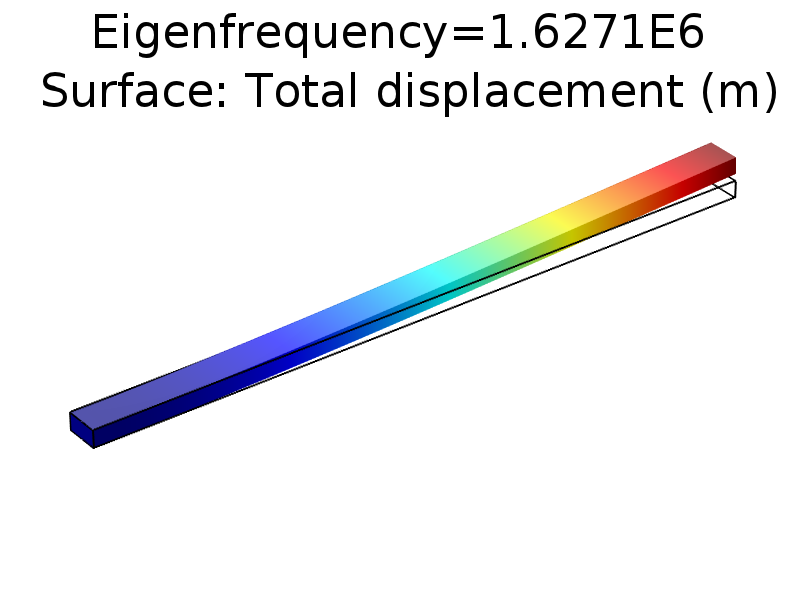
#> input picture 20150813_cantilever_mode1.png, 800 x 600 px
$ jupyter execute --allow-errors Cantilever.ipynb   (shell and % lines are left out)   (Python 2 division)
#> lines starting #> are read from the running program, lines starting #| are printed output that depends on the picture
[cell 1]
import numpy as np
import matplotlib.image as mpimg
import matplotlib.pyplot as plt

The following report determines the resonance frequencies, mode shapes, and quality factor for a Cantilever. Both the undamped/undriven and damped/driven cases are discussed. The first section follows the analytical calculations while the second displays the results from FEM simulations with COMSOL. The mode shapes for the undamped/undriven beam and amplitude response for the damped/driven beam are qualitatively similar for the analytical calculation and COMSOL simulation. The discrepencies between the two methods for the first four resonance frequencies are 0.02%, 0.07%, 0.50%, and 1.19%. The discrepency for the fundamental mode Quality factor is 6.11%.

#### Analytic Frequencies of Cantilever Modes:

#####Analysis following "Foundations of Nanomechanics" by Andrew Cleland

The Cantilever wave equation for a beam whose length is in the z direction is

$$ E I_y \frac{\partial^4 U}{\partial z^4} = - \rho A \frac{\partial^2 U}{\partial t^2}$$

$E$ is Young's modulus for the material, $I_y$ is the polar moment of inertia for the y axis of the beam, $\rho$ is the material density, and $A$ is the beam cross sectional area

The Cantilever has boundary conditions

$$ U(0) = 0$$
$$ \frac{dU}{dz} = 0 $$
$$ \frac{d^2U}{dz^2} = 0$$
$$ \frac{d^3U}{dz^3} = 0$$

The boundary conditions constrain the frequencies determined by the equation

$$\cos(\beta_n l) \cosh(\beta_n l) + 1 = 0 $$

which has solutions $ \beta_n l = 1.875, 4.694, 7.855, 10.996...$

The corresponding frequencies are

$$ f_n = \frac{\omega_n}{2\pi} = \frac{(\beta_nl)^2}{2 \pi l^2}\sqrt{\frac{E I}{\rho A}}$$

The experimental quantities below are for a Gallium Arsenide beam

[cell 2]
BL = [1.8751,4.69409,7.8539, 10.996] #1/m
L = 10e-6 #m  Length
E = 8.59e10 #N/m^2  Young's Modulus
w = 0.5e-6 #m  Width
h = 0.25e-6 #m  Height
I = w*h**3/12.0 #m^4  Polar moment of inertia for the y axis of the beam
r = 5316.0 #kg/m^3  Density
A = w*h #m^2  Cross sectional Area
alpha = 5.7e-6 #1/K  Thermal-expansion coefficient
T_0 = 293.15 #K  Temperature
c_p = 550 #J/(kg*K) Heat capacity per unit mass
C_p = c_p*r #J/(m^3*K)  Heat capacity per unit volume at constant pressure
k = 33.0 # W/(m*K) Thermal conductivity
D = k/(r*c_p) #m^2/s  Diffusivity
M = r*A*L #kg  Mass
nu = 0.31 #poisson ratio

[cell 3]
print 'The mode frequencies are:'
for B_nL in BL:
    f_n = (B_nL**2/(2*np.pi*L**2))*np.sqrt(E*I/(r*A))
    print f_n, 'Hz'

The functional form for the displacement of mode n is

$$ U_n = a_n(\cos(\beta_n z) - \cosh(\beta_n z)) + b_n(\sin(\beta_n z) - \sinh(\beta_n z)) $$

with $a_n/b_n = -1.3622, -0.9819, -1.008, -1.000$

Plotting the mode shapes in arbitrary units

[cell 4]
BL = [1.8751,4.69409,7.8539, 10.996] #1/m
a = [L, L, L ,L]
b = [L/-1.3622, L/-0.9819, L/-1.008, L/-1.000]
z = np.linspace(0,L)
for mode in range(1,5):
    B_nL = BL[mode-1]
    a_n = a[mode-1]
    b_n = b[mode-1]
    U_n = a_n*(np.cos(B_nL*z/L)-np.cosh(B_nL*z/L))+b_n*(np.sin(B_nL*z/L)-np.sinh(B_nL*z/L))
    plt.figure()
    plt.plot(z, U_n)
    plt.title('Mode {} Shape'.format(mode))
    plt.xlabel('Length')
    plt.ylabel('Height')
    plt.axis('off')
    plt.show()
#> this loop made 4 passes
#> pass 1, `plt.show()`:
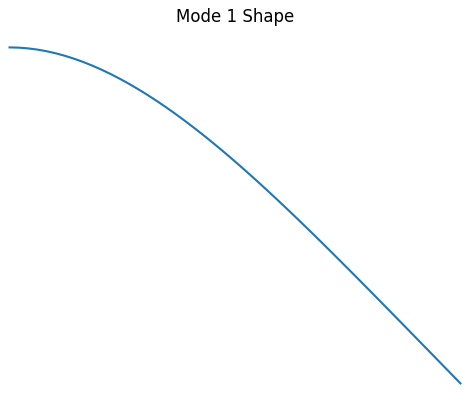
#> figure drawn by matplotlib, 1 panel
#> pass 2, `plt.show()`:
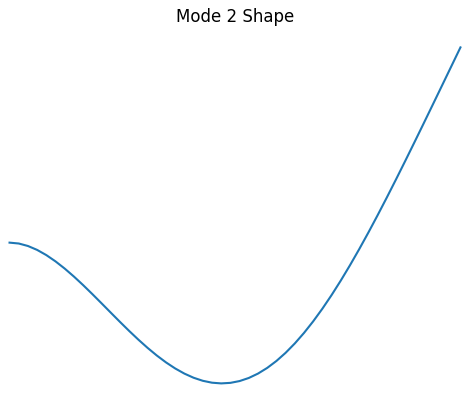
#> figure drawn by matplotlib, 1 panel

####Driven Cantilever

If we have a uniformly distributed force per unit length $f(z,t) = f_0 e^{- i \omega t}$ directed along the x-axis, the beam wave equation is modified

$$ E I_y \frac{\partial^4 U}{\partial z^4} = - \rho A \frac{\partial^2 U}{\partial t^2} +  f_0 e^{-i \omega_c t}$$

The solution for the position dependent displacement for $\omega_c$ close to $\omega_1$,in the limit of small dissipation $Q^{-1}$, and for times long in comparison to the damping time for the beam so that $\omega_ct/Q \gg 1$ is

$$U(z,t) = \frac{\eta_1}{\omega_1^2-\omega_c^2-i\omega_1^2/Q} \frac{f_0}{M}U_1(z)e^{-i \omega_c t}$$

with

$$U_1(z) = a_1(\cos(\frac{\beta_1 L z}{L}) - \cosh(\frac{\beta_1 L z}{L})) + b_1(\sin(\frac{\beta_1 L z}{L}) - \sinh(\frac{\beta_1 L z}{L})) $$

After normalizing the eigenfunctions, $a_1 = L$ and $b_1 = L/ 1.01781$. $\beta_1 L = 1.8751$.

$\eta_1$ is the first moment of the eigenfunction $U_1(z)$,

$$ \eta_1 = \frac{1}{L^2} \int_0^L U_1(z) dz = 0.8309$$

The thermoelastic dissipation $1/Q_t$ for a thin beam under transverse flexure is approximately given by

$$ \frac{1}{Q_t} = \Delta_t \frac{\omega \tau_t}{1+\omega^2 \tau_t^2} $$

where

$$ \Delta_t = \frac{E_{ad} - E}{E} = \frac{E \alpha^2 T_0}{C_p}$$

$E$ is the isothermal value of Young's modulus, $\alpha$ is the material's thermal-expansion coefficient, $C_p$ is the heat capacity per unit volume at constant pressure.

The characteristic time $\tau_t$ is given by

$$ \tau_t = \frac{h^2}{\pi^2 D} $$

$h$ is the beam thickness, and $D$ is the thermal diffusivity of the solid, $D = \kappa/c_v$ .

$M$ is the mass of the beam

$$M = \rho A L $$

We can calculate the amplitude of the beam's first mode as a function of drive frequency at z = L

[cell 5]
f_0 = 1e-7  #N/m Drive force
B_1L = 1.8751
w_1 = (B_1L**2/(L**2))*np.sqrt(E*I/(r*A))
# w_1 = 1.6270709E6*2*np.pi #comsol value
Q = 6.6359E5 #comsol value
f_1 = w_1/(2*np.pi) #Hz First resonance frequency
delta = E*(alpha**2)*T_0/C_p
tau = h**2/(np.pi**2*D) #s Characteristic time
f_c = np.linspace(1.6233e6,1.6235e6, num=500) #Hz Drive frequency
w_c = f_c*2*np.pi
a_1 = L
b_1 = L/(-1.3622)
n_1 = 0.7829
z = L
U_1 = a_1*(np.cos(B_1L)-np.cosh(B_1L))+b_1*(np.sin(B_1L)-np.sinh(B_1L))
amp = []
phase = []
for freq in w_c:
#     Q = (1/delta)*((1+freq**2*tau**2)/(freq*tau))
    amp_1 = np.absolute(((n_1)/(w_1**2-freq**2-(1j*w_1**2)/Q))*(f_0/M)*U_1)
    phase_1 = np.angle(((n_1)/(w_1**2-freq**2-1j*w_1**2/Q))*(f_0/M)*U_1)
    amp.append(amp_1)
    phase.append(phase_1)
plt.figure()
plt.plot(f_c,amp)
plt.title('Beam response to uniform force')
plt.xlabel('Drive Frequency (Hz)')
plt.ylabel('Amplitude (m)')
#plt.xlim([4.878e4,4.880e4])
#plt.ylim([0,0.4e-9])
plt.ticklabel_format(style='sci', axis='y', scilimits=(0,0))

plt.figure()
plt.plot(f_c,phase)
plt.title('Beam phase lag')
plt.xlabel('Drive Frequency (Hz)')
plt.ylabel('Phase')

print 'Q is', Q
print 'Resonance frequency is', f_1, 'Hz'
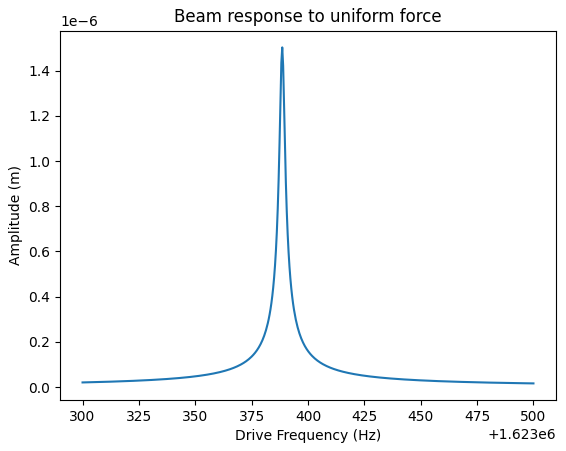
#> figure drawn by matplotlib, 1 panel; curve peaks at x = 1623388.6, y = 1.5e-06
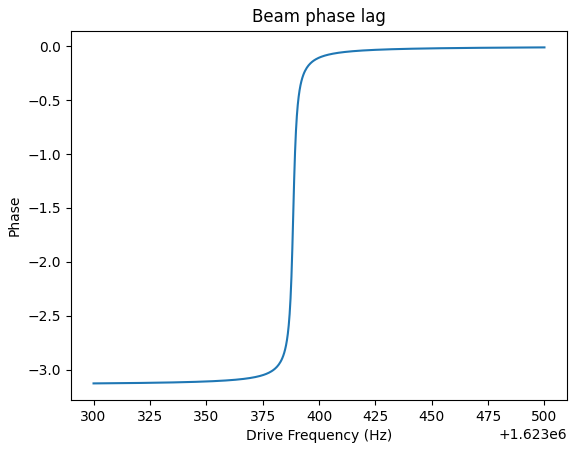
#> figure drawn by matplotlib, 1 panel; curve peaks at x = 1623500, y = -0.011

#### Comsol Simulation

We first solve for the undamped and undriven beam. The eigenfrequencies are displayed below

[cell 6]
mode1 = mpimg.imread('20150813_cantilever_mode1.png')
#> mode1 is the input picture: shape (600, 800, 3) float32; mean R, G, B 0.935, 0.938, 0.944
mode2 = mpimg.imread('20150813_cantilever_mode2.png')
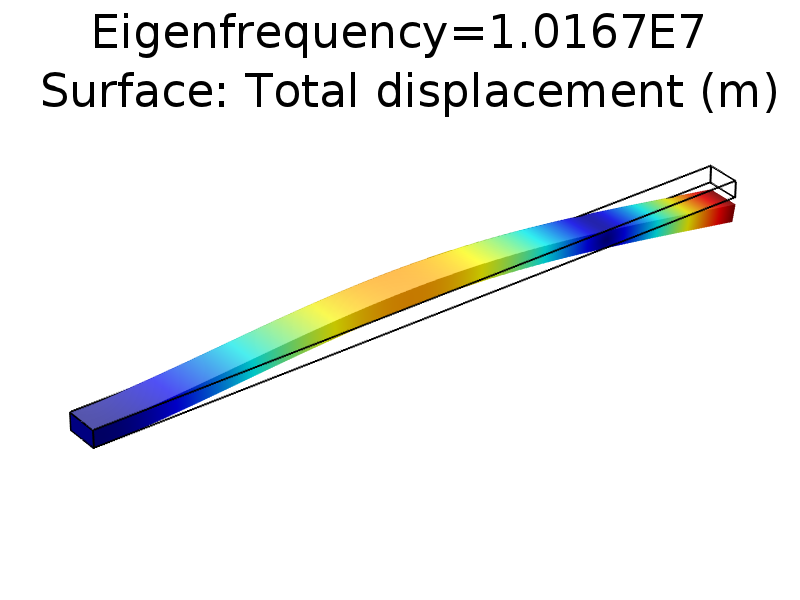
#> input picture 20150813_cantilever_mode2.png, 800 x 600 px
#> mode2 is the input picture: shape (600, 800, 3) float32; mean R, G, B 0.938, 0.944, 0.941
mode3 = mpimg.imread('20150813_cantilever_mode3.png')
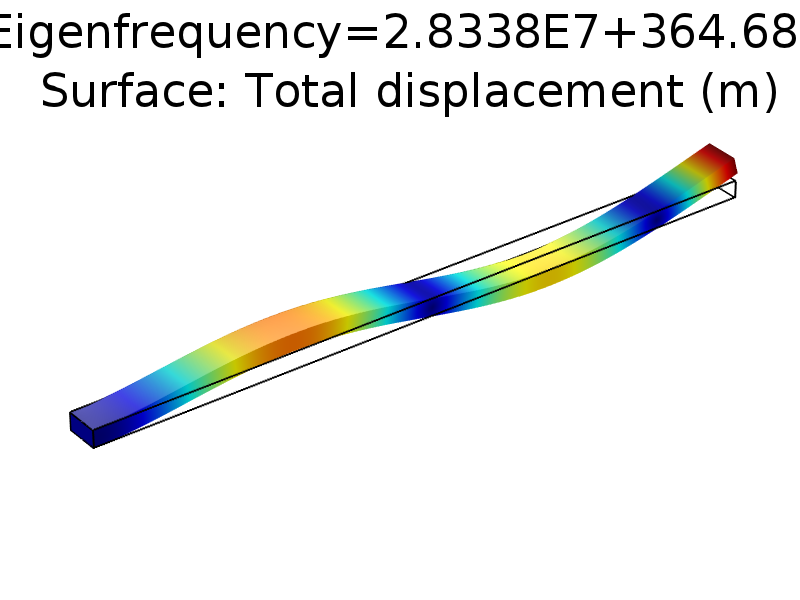
#> input picture 20150813_cantilever_mode3.png, 800 x 600 px
#> mode3 is the input picture: shape (600, 800, 3) float32; mean R, G, B 0.932, 0.938, 0.933
mode4 = mpimg.imread('20150813_cantilever_mode4.png')
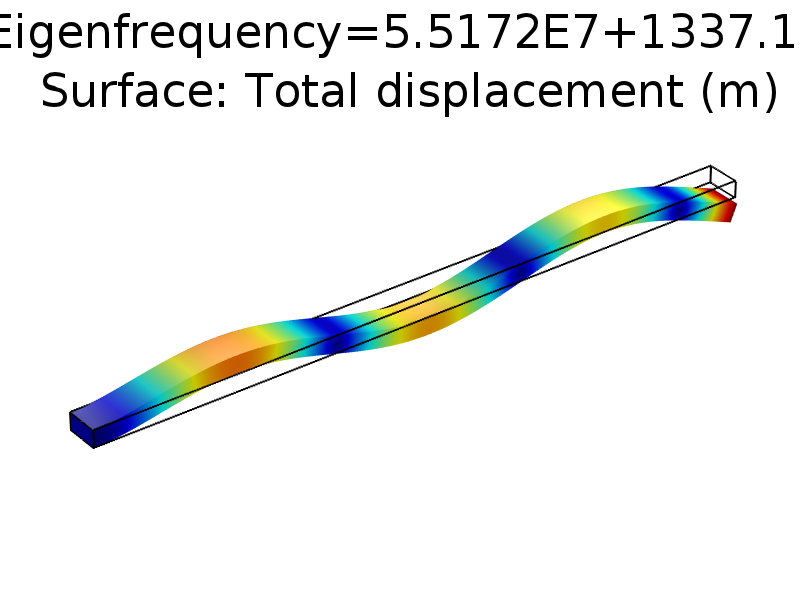
#> input picture 20150813_cantilever_mode4.png, 800 x 600 px
#> mode4 is the input picture: shape (600, 800, 3) float32; mean R, G, B 0.933, 0.941, 0.935

[cell 7]
c_modes = [mode1, mode2, mode3, mode4]
mode = 1
for img in c_modes:
    plt.figure()
    plt.imshow(img)
    plt.title('Mode {} Shape'.format(mode))
    plt.axis('off')
    plt.show()
    mode += 1
#> after the loop, mode = 5

The resonace frequency and quality factor for the damped fundamental mode are $1.6271 \times 10^6$ Hz and $6.63590\times 10^5$ respectively.

[cell 8]
disc_f1 = np.absolute((1.6271e6-1623388.55826)*100/1.6271e7)
disc_f2 = np.absolute((1.0167e7-10173641.6735)*100/1.0167e7)
disc_f3 = np.absolute((2.8338e7-28480286.0977)*100/2.8338e7)
disc_f4 = np.absolute((5.5172e7-55826843.7918)*100/5.5172e7)

print 'The discrepencies for the first four resonance frequencies are', disc_f1,'%', disc_f2, '%', disc_f3, '%', disc_f4, '%'

disc_Q = np.absolute(663590.0-623051.20239)*100/663590.0
print 'The discrepency for the fundamental mode Quality factor is', disc_Q, '%'

Driving the beam with a uniform force per area of $1 \times 10^{-7}$ $N/m$ with thermoelastic damping and finding the amplitude

[cell 9]
def read_plot(filename):
#> called with filename = '20150813_displacement_amplitude.txt'
    x = []
    y = []
    for line in open(filename):
        if line[0] == '%':
            continue
        a = [s.strip() for s in line.split(" ")]
        a = filter(lambda a: a != '', a)
        x.append(float(a[0]))
        y.append(float(a[1]))
    return (x,y)
